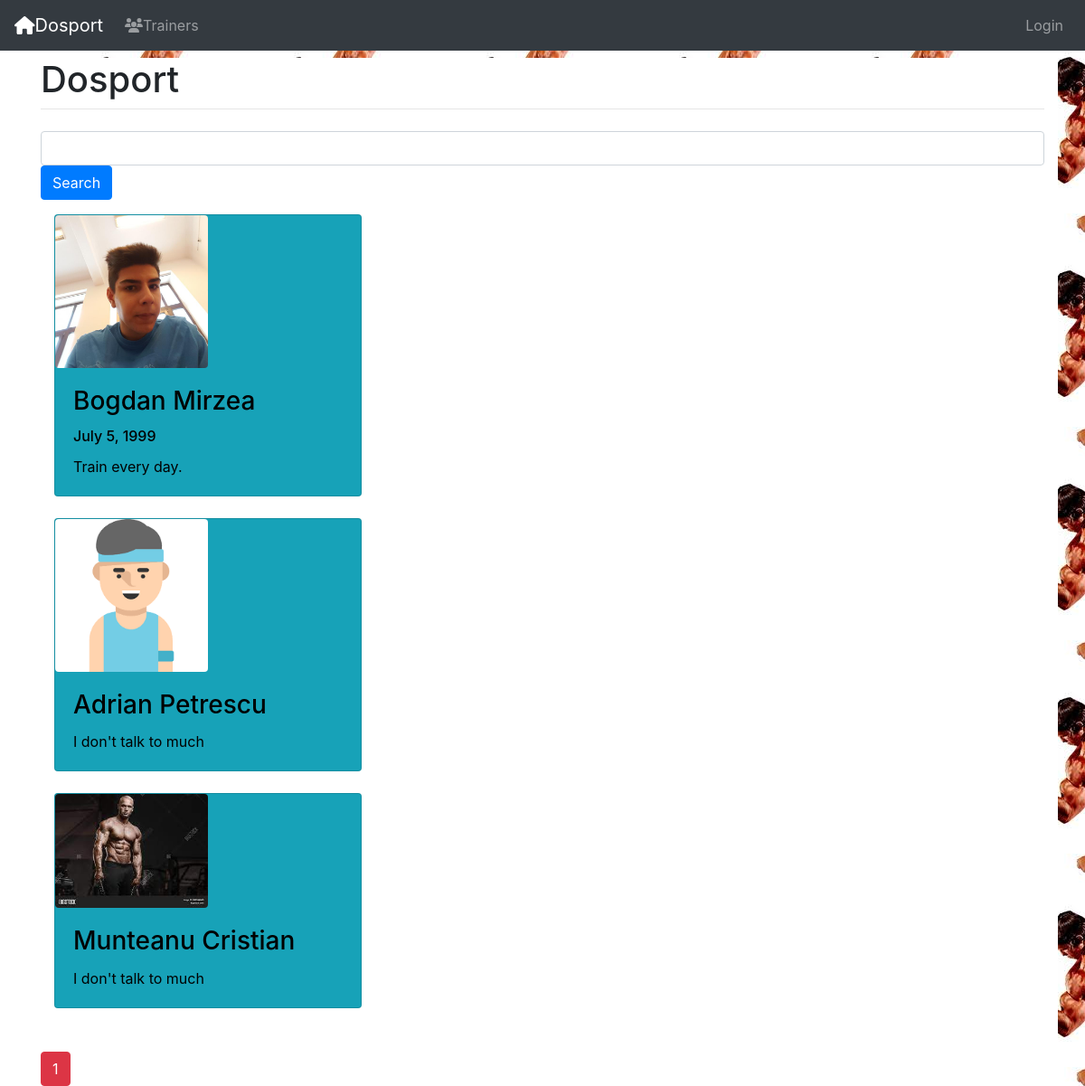
The page /trainers-list/ on the database its author committed.
### account/models.py (models this page shows, shortened)
class Account(AbstractBaseUser):
    email = models.EmailField(max_length=60, unique=True)
    first_name = models.CharField(max_length=50)
    last_name = models.CharField(max_length=50)
    profile_picture = models.ImageField(upload_to='profile_pictures/', null=True, blank=True, default=None)
    height = models.IntegerField(validators = [MinValueValidator(120),
        MaxValueValidator(230)], help_text='Enter your height in centimetres.', null=True, blank=True)
    weight = models.FloatField(validators = [MinValueValidator(30),
        MaxValueValidator(350)], help_text='Enter your weight in kilograms.', null=True, blank=True)
    birth_date = models.DateField(null=True, blank=True)
    about = models.TextField(max_length=1000, help_text='Say something about you.', null=1, blank=1)
    quote = models.CharField(max_length=30, help_text='', null=1, blank=1)
    trainer = models.ForeignKey('self', on_delete=models.SET_NULL, null=True, blank=True, default=None)
    GENDER = (
        ('M', 'Male'),
        ('F', 'Female'),
    )
    gender = models.CharField(max_length=1, choices=GENDER)
    is_trainer = models.BooleanField(default=False)
    date_joined = models.DateTimeField(verbose_name='date joined', auto_now_add=True)
    last_login = models.DateTimeField(verbose_name='last login', auto_now_add=True)
    is_admin = models.BooleanField(default=False)
    is_active = models.BooleanField(default=True)
    is_staff = models.BooleanField(default=False)
    is_superuser = models.BooleanField(default=False)
    USERNAME_FIELD = 'email'
    REQUIRED_FIELDS = ['first_name','last_name']
    class Meta:
        ordering = ['id']
    objects = MyAccountManager()
    def __str__(self):
        return self.first_name + ' ' + self.last_name

### fitness/views.py (the view)
# urls.py: path('trainers-list/', v.trainers_list, name='trainers-list'),
def trainers_list(request):
    trainers = Account.objects.filter(is_trainer=True)
    name = request.GET.get('name')
    if name:
        for aux in name.split():
            trainers = trainers.filter( Q(first_name__contains=aux) | Q(last_name__contains=aux))
    return render(request, 'fitness/accounts_list.html', {'users':paginate(request,trainers,4)})

### fitness/views.py (called while the page is built)
def paginate(request, list_object, number):
    paginator = Paginator(list_object, number)
    page_number = request.GET.get('page')
    page_obj = paginator.get_page(page_number)
    return page_obj

### fitness/templates/fitness/accounts_list.html (shortened to what this page needs)
{% extends "base.html" %}
{% block style %}
{% load static %}
<link rel="stylesheet" href="{% static 'css/users.css' %}">
{% endblock  %}
{% block content %}
    <form class="form-group" action=''>
        <input type="text" class="form-control" name='name'>
        <button type="submit" class="btn btn-primary">Search</button>
    </form>
    <div class="col-md-4">
        {% for user_list in users %}
            <div class="card bg-info ">
                <a href={% url 'profile' user_list.id %} class="profile-link">
                    {% if  user_list.profile_picture %}
                        <img src="{{user_list.profile_picture.url}}" class="image card-img-top rounded" >
                    {% else %}
                        {% load static %}
                        <img src="{% static 'images/default_user_picture.png' %}" class="image card-img-top rounded">
                    {% endif %}
                    <div class="card-body">
                        <h3 class="card-title">{{user_list}}</h3>
                        {% if user_list.birth_date %}
                            <h6 class="card-title">{{user_list.birth_date}}</h6>
                        {% endif %}
                        {% if user_list.quote %}
                            <p class="card-text">{{user_list.quote}}</p>
                        {% else %}
                            <p class="card-text">I don't talk to much</p>
                        {% endif %}
                    </div>
                </a>
            </div>
            <br>
        {% endfor %}
    </div>
    <br>
    <div class="pagination">
        <span class="step-links">
            <span class="current">
                <a class="btn btn-danger " href="?page={{ users.number  }}">{{ users.number }}</a>
            </span>
        </span>
    </div>
{% endblock  %}

### fitness/templates/base.html (shortened to what this page needs)
<!DOCTYPE html>
<html lang="en">
<head>
  <link rel="stylesheet" href="https://stackpath.bootstrapcdn.com/bootstrap/4.3.1/css/bootstrap.min.css">
  {% load static %}
  <link rel="stylesheet" href="{% static 'css/base.css' %}">
  {% block style %}
  {% endblock style %}
</head>
</body>
  {% block navbar %}
  <div class="navbar navbar-expand-sm navbar-dark bg-dark">
      <a class="navbar-brand" href="{% url 'index' %}"><i class="fas fa-home"></i>Dosport</a>
      <div class="collapse navbar-collapse ">
        <ul class="navbar-nav mr-auto">
          <li class="nav-item"><a class="nav-link" href="{% url 'trainers-list' %}"><i class="fas fa-users"></i>Trainers</a></li>
        </ul>
        <ul class="navbar-nav">
          {% if user.is_authenticated %}
            {% if user.is_trainer and user.get_request_number %}
              <li class="nav-item"><a class="nav-link" href="{% url 'trainer-response' %}"><i class="far fa-bell"></i>{{user.get_request_number}}</a></li>
            {% endif %}
            <li class="nav-item"><a class="nav-link" href="{% url 'my-account' %}"><i class="far fa-user"></i>Account</a></li>
            <li class="nav-item"><a class="nav-link" href="{% url 'logout' %}">Logout</a></li>
            {% comment "" %}
            <li class="nav-item"><a class="nav-link" ><i class="fas fa-bell "></i>2</a></li>
            {% endcomment %}
          {% else %}
            <li class="nav-item"><a class="nav-link" href="{% url 'login' %}">Login</a></li>
          {% endif %}
        </ul>
      </div>
  </div>
  {% endblock %}
  <div class="container white-background ">
    <h1 class="mt-2">Dosport</h1>
		<hr class="mt-0 mb-4">
    {% block content %}{% endblock %}
  </div>
</body>
</html>

### fitness/static/css/base.css (style rules this page uses)
.white-background { background-color: white; min-height: 100vh }

### fitness/static/css/users.css (style rules this page uses)
.profile-link { text-decoration: none; color: black; }
.image { max-width: 50%; max-height: 80%; }

### rows shown on the page
Account: profile_picture (picture), first_name+last_name "Bogdan Mirzea", birth_date "July 5, 1999", quote "Train every day."
Account: first_name+last_name "Adrian Petrescu", shows "I don't talk to much"
Account: profile_picture (picture), first_name+last_name "Munteanu Cristian", shows "I don't talk to much"

### other values the page prints
{{ users.number }} "1"
